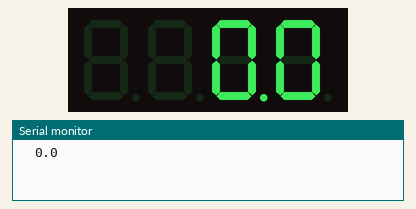
The sketch below on a simulated ESP32. On the bench: 4-digit seven-segment display, the last lines printed to the serial monitor.

Above: at 0.05 s.
At 4.95 s:
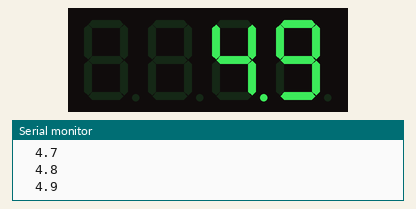
At 9.95 s:
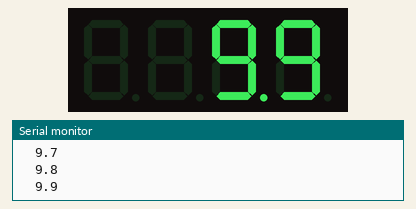
At 19.95 s:
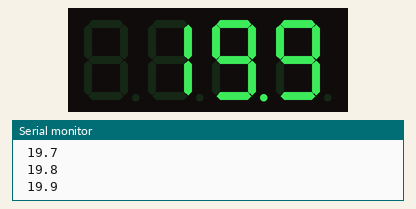
At 29.95 s:
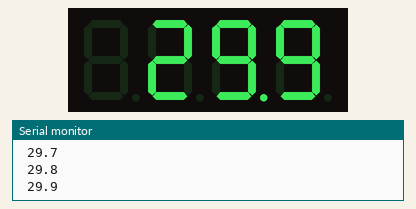
At 39.95 s:
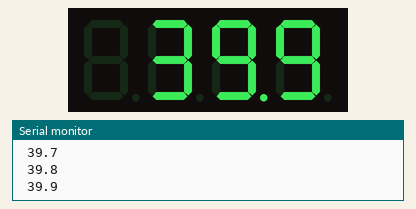

The sketch:

Tutorial2_3_CounterDisplayByFreeRTOS.ino
```cpp
#include <Arduino.h>
#include <Wire.h>
#include <SparkFun_Alphanumeric_Display.h>  // Qwiic Alphanumeric Display ライブラリ

constexpr uint8_t I2C_SDA = GPIO_NUM_8;          // GPIO8  (G8)
constexpr uint8_t I2C_SCL = GPIO_NUM_10;         // GPIO10 (G10)

HT16K33 display;                          // 表示オブジェクト
const uint8_t DISPLAY_ADDR = 0x70;        // デフォルト I²C アドレス

unsigned long startMillis = 0;            // 起動時刻

// 100ms ごとに経過時間を計算して表示するタスク
void displayTask(void* pvParameters) {
  TickType_t xLastWakeTime = xTaskGetTickCount();
  const TickType_t xPeriod = pdMS_TO_TICKS(100);  // 100ms 周期

  char buf[6];
  for (;;) {
    unsigned long now = millis();
    float elapsed = fmod((now - startMillis) / 1000.0f, 1000.0f);
    dtostrf(elapsed, 5, 1, buf);
    display.print(buf);
    Serial.println(buf);
    // タスクを次の周期までブロック（周期実行）
    vTaskDelayUntil(&xLastWakeTime, xPeriod);
  }
}

void setup() {
  Serial.begin(115200);
  Wire.begin(I2C_SDA, I2C_SCL);

  // ディスプレイ初期化
  if (!display.begin(DISPLAY_ADDR)) {
    Serial.println("Display not found!");
    while (1);
  }
  display.setBrightness(15);  // 輝度最大
  display.clear();

  startMillis = millis();     // 起点記録

  // 表示タスク生成
  xTaskCreate(
    displayTask,    // タスク関数
    "DisplayTask",  // タスク名
    2048,           // スタックサイズ（バイト）
    nullptr,        // 引数
    1,              // 優先度
    nullptr         // タスクハンドル
  );
}

void loop() {
  // メインループは使わない
}
```
